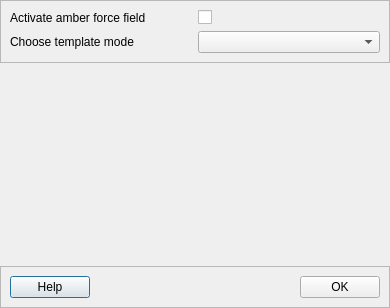
<?xml version="1.0" encoding="UTF-8"?>
<ui version="4.0">
 <class>Dialog</class>
 <widget class="QDialog" name="Dialog">
  <property name="geometry">
   <rect>
    <x>0</x>
    <y>0</y>
    <width>390</width>
    <height>308</height>
   </rect>
  </property>
  <property name="windowTitle">
   <string>Dialog</string>
  </property>
  <layout class="QVBoxLayout" name="verticalLayout_3">
   <property name="leftMargin">
    <number>0</number>
   </property>
   <property name="topMargin">
    <number>0</number>
   </property>
   <property name="rightMargin">
    <number>0</number>
   </property>
   <property name="bottomMargin">
    <number>0</number>
   </property>
   <item>
    <widget class="QFrame" name="frame_2">
     <property name="frameShape">
      <enum>QFrame::StyledPanel</enum>
     </property>
     <property name="frameShadow">
      <enum>QFrame::Raised</enum>
     </property>
     <layout class="QVBoxLayout" name="verticalLayout_2">
      <item>
       <layout class="QHBoxLayout" name="horizontalLayout">
        <item>
         <widget class="QLabel" name="lbl_amber">
          <property name="text">
           <string>Activate amber force field</string>
          </property>
         </widget>
        </item>
        <item>
         <widget class="QCheckBox" name="cb_amber">
          <property name="text">
           <string/>
          </property>
         </widget>
        </item>
       </layout>
      </item>
      <item>
       <layout class="QHBoxLayout" name="horizontalLayout_2">
        <item>
         <widget class="QLabel" name="lbl_template">
          <property name="text">
           <string>Choose template mode</string>
          </property>
         </widget>
        </item>
        <item>
         <widget class="QComboBox" name="combo_box_template"/>
        </item>
       </layout>
      </item>
     </layout>
    </widget>
   </item>
   <item>
    <spacer name="verticalSpacer">
     <property name="orientation">
      <enum>Qt::Vertical</enum>
     </property>
     <property name="sizeHint" stdset="0">
      <size>
       <width>20</width>
       <height>29</height>
      </size>
     </property>
    </spacer>
   </item>
   <item>
    <widget class="QFrame" name="frame_bottom">
     <property name="frameShape">
      <enum>QFrame::StyledPanel</enum>
     </property>
     <property name="frameShadow">
      <enum>QFrame::Raised</enum>
     </property>
     <layout class="QVBoxLayout" name="verticalLayout">
      <item>
       <layout class="QHBoxLayout" name="horizontalLayout_3">
        <item>
         <widget class="QPushButton" name="btn_help">
          <property name="text">
           <string>Help</string>
          </property>
         </widget>
        </item>
        <item>
         <spacer name="horizontalSpacer">
          <property name="orientation">
           <enum>Qt::Horizontal</enum>
          </property>
          <property name="sizeHint" stdset="0">
           <size>
            <width>40</width>
            <height>20</height>
           </size>
          </property>
         </spacer>
        </item>
        <item>
         <widget class="QPushButton" name="btn_ok">
          <property name="text">
           <string>OK</string>
          </property>
         </widget>
        </item>
       </layout>
      </item>
     </layout>
    </widget>
   </item>
  </layout>
 </widget>
 <resources/>
 <connections/>
</ui>
